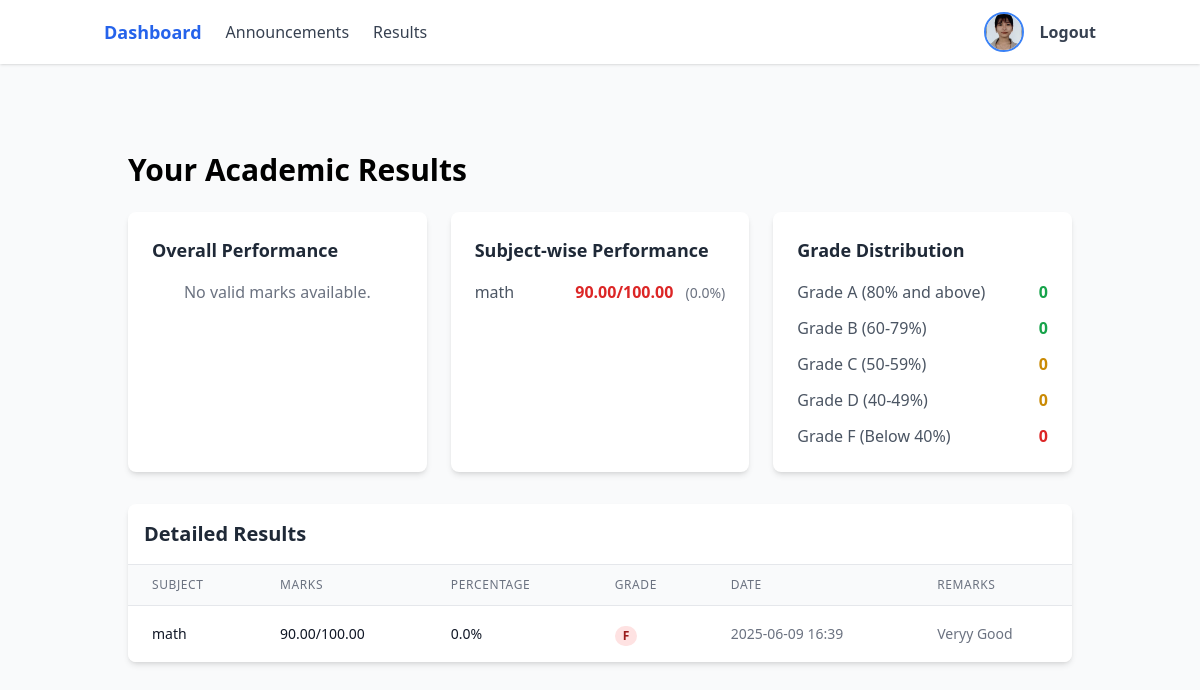
The page /student/results/ (signed in) on the database its author committed.
### users/models.py (models this page shows, shortened)
class User(AbstractBaseUser, PermissionsMixin):
    ROLE_CHOICES = [
        ('teacher', 'Teacher'),
        ('student', 'Student'),
        ('admin', 'Admin'),
    ]
    email = models.EmailField(unique=True)
    role = models.CharField(max_length=10, choices=ROLE_CHOICES)
    is_active = models.BooleanField(default=True)
    is_staff = models.BooleanField(default=False)
    profile_image = models.ImageField(upload_to=user_profile_image_path, null=True, blank=True)
    full_name = models.CharField(max_length=255, null=True, blank=True)
    bio = models.TextField(null=True, blank=True)
    USERNAME_FIELD = 'email'
    REQUIRED_FIELDS = ['role']
    objects = UserManager()
    @property
    def is_teacher(self):
        return self.role == 'teacher'
    @property
    def is_student(self):
        return self.role == 'student'

class Result(models.Model):
    GRADE_CHOICES = [
        ('A+', 'A+'),
        ('A', 'A'),
        ('A-', 'A-'),
        ('B+', 'B+'),
        ('B', 'B'),
        ('B-', 'B-'),
        ('C+', 'C+'),
        ('C', 'C'),
        ('C-', 'C-'),
        ('D+', 'D+'),
        ('D', 'D'),
        ('F', 'F'),
    ]
    student = models.ForeignKey(User, on_delete=models.CASCADE, related_name='results')
    subject = models.CharField(max_length=100)
    marks_obtained = models.DecimalField(max_digits=5, decimal_places=2)
    total_marks = models.DecimalField(max_digits=5, decimal_places=2, default=100)
    grade = models.CharField(max_length=2, choices=GRADE_CHOICES)
    remarks = models.TextField(blank=True, null=True)
    created_by = models.ForeignKey(User, on_delete=models.CASCADE, related_name='results_created')
    created_at = models.DateTimeField(default=timezone.now)
    updated_at = models.DateTimeField(auto_now=True)
    class Meta:
        ordering = ['-created_at']
        unique_together = ['student', 'subject']

### users/views.py (the view)
# urls.py: path('student/results/', views.student_results, name='student_results'),
@login_required
def student_results(request):
    if not request.user.is_student:
        return redirect('login')
    results = Result.objects.filter(student=request.user)
    return render(request, 'users/results.html', {'results': results})

### users/templates/users/results.html (shortened to what this page needs)
{% extends 'users/base.html' %}
{% block content %}
<div class="container mx-auto p-6">
    <h2 class="text-3xl font-bold mb-6">Your Academic Results</h2>
    <div class="grid grid-cols-1 md:grid-cols-2 lg:grid-cols-3 gap-6 mb-8">
        <div class="bg-white rounded-lg shadow-md p-6">
            <h3 class="text-lg font-semibold text-gray-800 mb-4">Overall Performance</h3>
            {% with total_subjects=results|length %}
                {% if total_subjects > 0 %}
                    {% with total_marks=0 total_obtained=0 %}
                        {% if total_marks > 0 %}
                            {% with overall_percentage=total_obtained|stringformat:"d"|add:"0"|divisibleby:total_marks|stringformat:"d"|add:"0"|floatformat:1 %}
                            <div class="space-y-3">
                                <div class="flex justify-between items-center">
                                    <span class="text-gray-600">Total Subjects</span>
                                    <span class="font-semibold">{{ total_subjects }}</span>
                                </div>
                                <div class="flex justify-between items-center">
                                    <span class="text-gray-600">Total Marks</span>
                                    <span class="font-semibold">{{ total_obtained }}/{{ total_marks }}</span>
                                </div>
                                <div class="flex justify-between items-center">
                                    <span class="text-gray-600">Overall Percentage</span>
                                    <span class="font-semibold {% if overall_percentage >= 80 %}text-green-600{% elif overall_percentage >= 60 %}text-yellow-600{% else %}text-red-600{% endif %}">
                                        {{ overall_percentage }}%
                                    </span>
                                </div>
                                <div class="flex justify-between items-center">
                                    <span class="text-gray-600">Overall Grade</span>
                                    <span class="font-semibold {% if overall_percentage >= 80 %}text-green-600{% elif overall_percentage >= 60 %}text-yellow-600{% else %}text-red-600{% endif %}">
                                        {% if overall_percentage >= 90 %}A+
                                        {% elif overall_percentage >= 80 %}A
                                        {% elif overall_percentage >= 70 %}B+
                                        {% elif overall_percentage >= 60 %}B
                                        {% elif overall_percentage >= 50 %}C
                                        {% elif overall_percentage >= 40 %}D
                                        {% else %}F{% endif %}
                                    </span>
                                </div>
                            </div>
                            {% endwith %}
                        {% else %}
                            <p class="text-gray-500 text-center">No valid marks available.</p>
                        {% endif %}
                    {% endwith %}
                {% else %}
                    <p class="text-gray-500 text-center">No results available yet.</p>
                {% endif %}
            {% endwith %}
        </div>
        <div class="bg-white rounded-lg shadow-md p-6">
            <h3 class="text-lg font-semibold text-gray-800 mb-4">Subject-wise Performance</h3>
            {% if results %}
                <div class="space-y-3">
                    {% for result in results %}
                        {% if result.total_marks > 0 %}
                            {% with percentage=result.marks_obtained|stringformat:"d"|add:"0"|divisibleby:result.total_marks|stringformat:"d"|add:"0"|floatformat:1 %}
                            <div class="flex justify-between items-center">
                                <span class="text-gray-600">{{ result.subject }}</span>
                                <div class="text-right">
                                    <span class="font-semibold {% if percentage >= 80 %}text-green-600{% elif percentage >= 60 %}text-yellow-600{% else %}text-red-600{% endif %}">
                                        {{ result.marks_obtained }}/{{ result.total_marks }}
                                    </span>
                                    <span class="text-sm text-gray-500 ml-2">
                                        ({{ percentage }}%)
                                    </span>
                                </div>
                            </div>
                            {% endwith %}
                        {% endif %}
                    {% endfor %}
                </div>
            {% else %}
                <p class="text-gray-500 text-center">No grades available yet.</p>
            {% endif %}
        </div>
        <div class="bg-white rounded-lg shadow-md p-6">
            <h3 class="text-lg font-semibold text-gray-800 mb-4">Grade Distribution</h3>
            {% if results %}
                {% with a_count=0 b_count=0 c_count=0 d_count=0 f_count=0 %}
                    <div class="space-y-3">
                        <div class="flex justify-between items-center">
                            <span class="text-gray-600">Grade A (80% and above)</span>
                            <span class="font-semibold text-green-600">{{ a_count }}</span>
                        </div>
                        <div class="flex justify-between items-center">
                            <span class="text-gray-600">Grade B (60-79%)</span>
                            <span class="font-semibold text-green-600">{{ b_count }}</span>
                        </div>
                        <div class="flex justify-between items-center">
                            <span class="text-gray-600">Grade C (50-59%)</span>
                            <span class="font-semibold text-yellow-600">{{ c_count }}</span>
                        </div>
                        <div class="flex justify-between items-center">
                            <span class="text-gray-600">Grade D (40-49%)</span>
                            <span class="font-semibold text-yellow-600">{{ d_count }}</span>
                        </div>
                        <div class="flex justify-between items-center">
                            <span class="text-gray-600">Grade F (Below 40%)</span>
                            <span class="font-semibold text-red-600">{{ f_count }}</span>
                        </div>
                    </div>
                {% endwith %}
            {% else %}
                <p class="text-gray-500 text-center">No grades available yet.</p>
            {% endif %}
        </div>
    </div>
    <div class="bg-white rounded-lg shadow-md overflow-hidden">
        <div class="p-4 border-b">
            <h3 class="text-xl font-semibold text-gray-800">Detailed Results</h3>
        </div>
        <div class="overflow-x-auto">
            <table class="min-w-full divide-y divide-gray-200">
                <thead class="bg-gray-50">
                    <tr>
                        <th class="px-6 py-3 text-left text-xs font-medium text-gray-500 uppercase tracking-wider">Subject</th>
                        <th class="px-6 py-3 text-left text-xs font-medium text-gray-500 uppercase tracking-wider">Marks</th>
                        <th class="px-6 py-3 text-left text-xs font-medium text-gray-500 uppercase tracking-wider">Percentage</th>
                        <th class="px-6 py-3 text-left text-xs font-medium text-gray-500 uppercase tracking-wider">Grade</th>
                        <th class="px-6 py-3 text-left text-xs font-medium text-gray-500 uppercase tracking-wider">Date</th>
                        <th class="px-6 py-3 text-left text-xs font-medium text-gray-500 uppercase tracking-wider">Remarks</th>
                    </tr>
                </thead>
                <tbody class="bg-white divide-y divide-gray-200">
                    {% for result in results %}
                    {% if result.total_marks > 0 %}
                    {% with percentage=result.marks_obtained|stringformat:"d"|add:"0"|divisibleby:result.total_marks|stringformat:"d"|add:"0"|floatformat:1 %}
                    <tr>
                        <td class="px-6 py-4 whitespace-nowrap text-sm font-medium text-gray-900">{{ result.subject }}</td>
                        <td class="px-6 py-4 whitespace-nowrap text-sm text-gray-900">{{ result.marks_obtained }}/{{ result.total_marks }}</td>
                        <td class="px-6 py-4 whitespace-nowrap text-sm text-gray-900">{{ percentage }}%</td>
                        <td class="px-6 py-4 whitespace-nowrap">
                            <span class="px-2 inline-flex text-xs leading-5 font-semibold rounded-full
                                {% if percentage >= 80 %}bg-green-100 text-green-800
                                {% elif percentage >= 60 %}bg-green-100 text-green-800
                                {% elif percentage >= 50 %}bg-yellow-100 text-yellow-800
                                {% elif percentage >= 40 %}bg-yellow-100 text-yellow-800
                                {% else %}bg-red-100 text-red-800{% endif %}">
                                {% if percentage >= 90 %}A+
                                {% elif percentage >= 80 %}A
                                {% elif percentage >= 70 %}B+
                                {% elif percentage >= 60 %}B
                                {% elif percentage >= 50 %}C
                                {% elif percentage >= 40 %}D
                                {% else %}F{% endif %}
                            </span>
                        </td>
                        <td class="px-6 py-4 whitespace-nowrap text-sm text-gray-500">{{ result.created_at|date:"Y-m-d H:i" }}</td>
                        <td class="px-6 py-4 text-sm text-gray-500">{{ result.remarks|default:"No remarks" }}</td>
                    </tr>
                    {% endwith %}
                    {% endif %}
                    {% empty %}
                    <tr>
                        <td colspan="6" class="px-6 py-4 text-center text-gray-500">No results available yet.</td>
                    </tr>
                    {% endfor %}
                </tbody>
            </table>
        </div>
    </div>
</div>
{% endblock %}

### users/templates/users/navbar.html
{% if user.is_teacher %}
<nav class="bg-white shadow mb-8">
    <div class="container mx-auto px-4 py-3 flex items-center justify-between">
        <div class="flex items-center space-x-6">
            <a href="{% url 'teacher_dashboard' %}" class="text-blue-600 font-bold text-lg">Dashboard</a>
            <a href="{% url 'teacher_announcements' %}" class="text-gray-700 hover:text-blue-600">Announcements</a>
            <a href="{% url 'teacher_results' %}" class="text-gray-700 hover:text-blue-600">Results</a>
            <a href="{% url 'teacher_students' %}" class="text-gray-700 hover:text-blue-600">Students</a>
        </div>
        <div class="flex items-center space-x-4">
            <a href="{% url 'profile' %}" class="flex items-center">
                {% if user.profile_image %}
                    <img src="{{ user.profile_image.url }}" alt="Profile" class="w-10 h-10 rounded-full object-cover border-2 border-blue-500">
                {% else %}
                    <span class="w-10 h-10 flex items-center justify-center rounded-full bg-gray-300 text-gray-600">
                        <i class="fas fa-user"></i>
                    </span>
                {% endif %}
            </a>
            <a href="{% url 'logout' %}" class="text-gray-700 hover:text-red-500 font-semibold">Logout</a>
        </div>
    </div>
</nav>
{% else %}
<nav class="bg-white shadow mb-8">
    <div class="container mx-auto px-4 py-3 flex items-center justify-between">
        <div class="flex items-center space-x-6">
            <a href="{% url 'student_dashboard' %}" class="text-blue-600 font-bold text-lg">Dashboard</a>
            <a href="{% url 'student_announcements' %}" class="text-gray-700 hover:text-blue-600">Announcements</a>
            <a href="{% url 'student_results' %}" class="text-gray-700 hover:text-blue-600">Results</a>
        </div>
        <div class="flex items-center space-x-4">
            <a href="{% url 'profile' %}" class="flex items-center">
                {% if user.profile_image %}
                    <img src="{{ user.profile_image.url }}" alt="Profile" class="w-10 h-10 rounded-full object-cover border-2 border-blue-500">
                {% else %}
                    <span class="w-10 h-10 flex items-center justify-center rounded-full bg-gray-300 text-gray-600">
                        <i class="fas fa-user"></i>
                    </span>
                {% endif %}
            </a>
            <a href="{% url 'logout' %}" class="text-gray-700 hover:text-red-500 font-semibold">Logout</a>
        </div>
    </div>
</nav>
{% endif %}

### rows shown on the page
User: profile_image (picture)
Result: subject "math", marks_obtained "90.00", total_marks "100.00", result "0.0", created_at "2025-06-09 16:39", remarks "Veryy Good"

### other values the page prints
{{ a_count }} "0"
{{ b_count }} "0"
{{ c_count }} "0"
{{ d_count }} "0"
{{ f_count }} "0"
